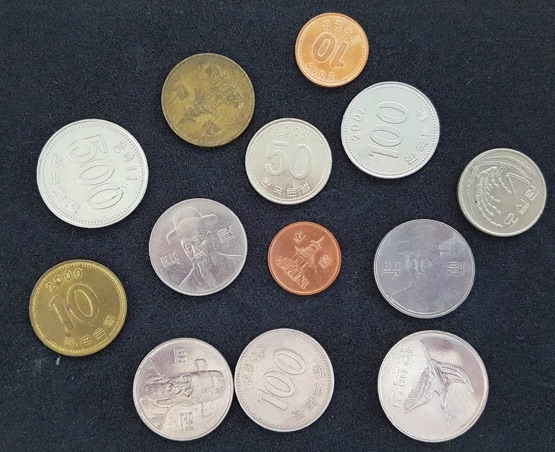
#> input picture data/coins_spread1.jpg, 555 x 452 px
$ jupyter execute --allow-errors '이진화.ipynb'   (older library calls are emulated)
#> lines starting #> are read from the running program, lines starting #| are printed output that depends on the picture; after the words box and inside, x2 and y2 are one past the last pixel; in counts of white or black regions, pixels touching at a corner belong together
## 동전 이미지추출하기

[cell 1]
#라이브러리 로딩
import cv2
import numpy as np

# 데이터 읽기
img = cv2.imread('data/coins_spread1.jpg')
#> img is the input picture: shape (452, 555, 3); mean B, G, R 97.4, 96.7, 97.4

# 그레이스케일 변환
gray = cv2.cvtColor(img, cv2.COLOR_BGR2GRAY)
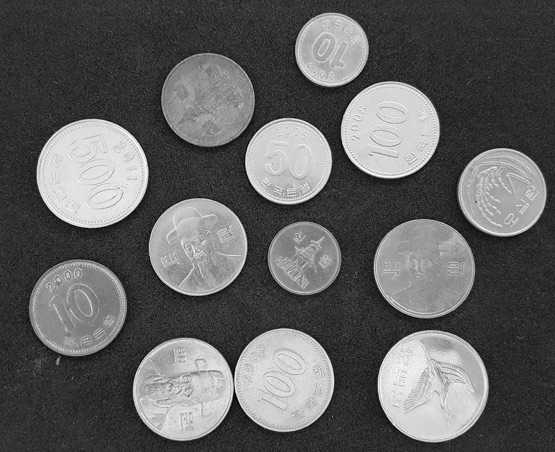
#> gray: shape (452, 555); min 1, max 255, mean 97

# 노이즈 제거를 위한 가우시안 블러
blur=cv2.GaussianBlur(gray, (3,3), 0)

# 하프원 추출 (dp=1.5, minDist=30, cany_max=200)
circles = cv2.HoughCircles(blur, cv2.HOUGH_GRADIENT, 1.5, 30, None, 200)
#> circles = 13 rows, first 8: [432.8, 386.2, 55.2], [501.8, 191.2, 43.65], [197.2, 245.2, 49.8], [182.2, 390.8, 49.65], [92.25, 173.2, 54.45], [389.2, 129.8, 48.3], [284.2, 378.8, 50.7], [77.25, 306.8, 49.35]

if circles is not None:
    circles = np.uint16(np.around(circles))
#> circles = 13 rows, first 8: [433, 386, 55], [502, 191, 44], [197, 245, 50], [182, 391, 50], [92, 173, 54], [389, 130, 48], [284, 379, 51], [77, 307, 49]
    for i in circles[0,:]:
        #원 둘레에 붉은색 원 그리기
        cv2.circle(img, (i[0], i[1]), i[2], (0,0,255), 2)

        #원 중심에 파란색 점 찍기
        cv2.circle(img, (i[0], i[1]), 2, (255, 0, 0), 5)
#> this loop made 13 passes
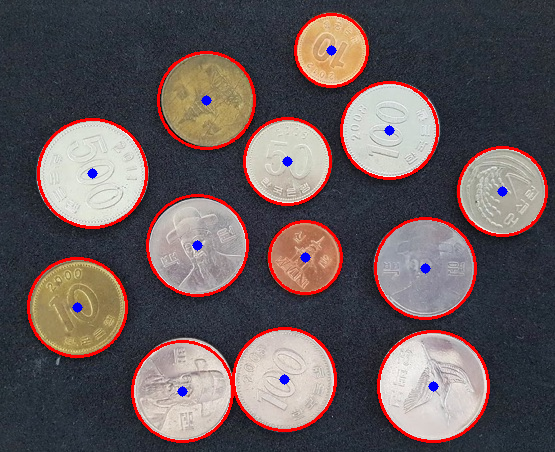
#> img: shape (452, 555, 3); 4.97% of pixels changed, all inside (x1, y1, x2, y2) = (27, 13, 548, 443)

# 화면에 출력하기

cv2.imshow('Circles', img)
cv2.waitKey()
cv2.destroyAllWindows()

# 이진 영상 처리

## 영상의 이진화

* 영상의 픽셀 값을 0 또는 255(1)로 만드는 연산

    - 배경(background) vs 객체(object)

    - 관심 영역 vs. 비관심 영역


* 그레이스케일 영상의 이진화


* 임계값 함수

```cv2.threshold(src,thresh,maxval,type,dst=None) -> retval,dst```

* 옵션

    - src : 입력 영상 . 다채널 , 8 비트 또는 32 비트 실수형
    - thresh: 사용자 지정 임계값
    - maxval
        - cv2.THRESH_BINARY 또는 cv2.THRESH_BINARY_INV 방법 사용 시 최댓값
        - 보통 255 로 지정
    - type: cv2.THRESH_ 로 시작하는 플래그. 임계값 함수 동작 지정 또는 자동 임계값 결정 방법 지정
    - retval: 사용된 임계값
    - dst : 출력 영상 . src 와 동일 크기 , 동일 타입 , 같은 채널 수


[cell 2]
import sys
import numpy as np
import cv2


src = cv2.imread('data/leaves.jpg', cv2.IMREAD_GRAYSCALE)
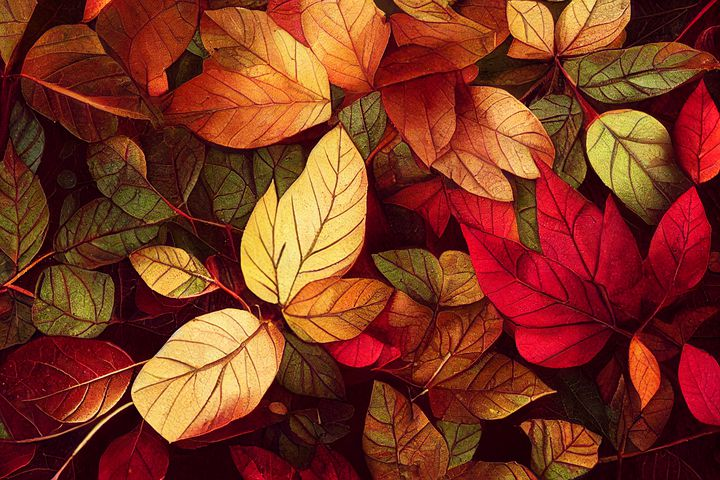
#> input picture data/leaves.jpg, 720 x 480 px
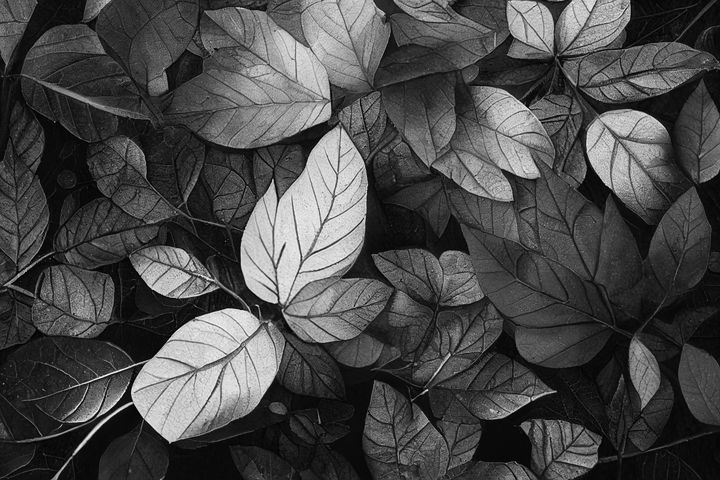
#> src: shape (480, 720); min 0, max 255, mean 73.3

if src is None:
    print('Image load failed!')
    sys.exit()

def on_threshold(pos):
    _,dst=cv2.threshold(src,pos,255,cv2.THRESH_BINARY)
    cv2.imshow('dst',dst)


cv2.imshow('src',src)
cv2.namedWindow('dst')
cv2.createTrackbar('Threshold','dst',0,255,on_threshold)
cv2.setTrackbarPos('Threshold','dst',4)
cv2.waitKey()
cv2.destroyAllWindows()

## 자동 이진화: Otsu 방법

* 임계값 자동 결정 방법

* Ostu 이진화 방법

    - 입력 영상이 배경(background)과 객체(object) 두 개로 구성되어 있다고 가정 -> Bimodal histogram
    - 임의의 임계값 T에 의해 나눠지는 두 픽셀 분포 그룹의 분산이 최소가 되는 T를 선택
    - 일종의 최적화 알고리즘 (optimization algorithm)


[cell 3]
import sys
import numpy as np
import cv2


src = cv2.imread('data/leaves.jpg', cv2.IMREAD_GRAYSCALE)

if src is None:
    print('Image load failed!')
    sys.exit()

th,dst=cv2.threshold(src,0,255,cv2.THRESH_BINARY | cv2.THRESH_OTSU)
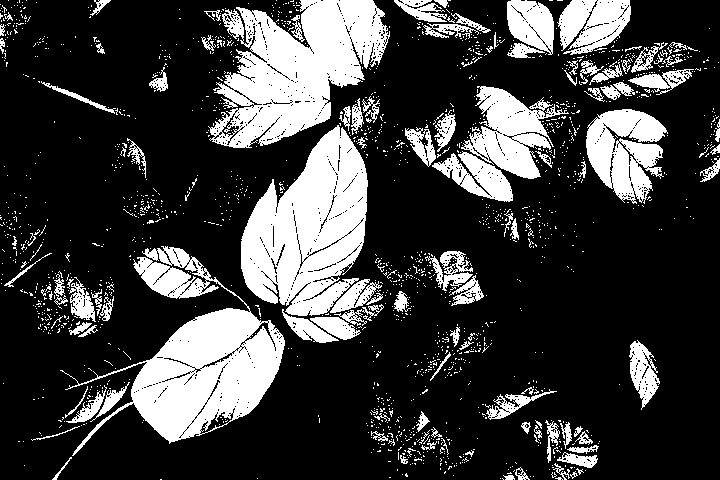
#> dst: shape (480, 720); 24.2% white; 1688 white regions (1577 under 20 px), largest, box (x1, y1, x2, y2) and area: (60, 246, 285, 456) 15969, (208, 0, 390, 148) 15460, (241, 125, 368, 316) 15104
#> th = 103
print("otsu's threshold:",th)  #131
#| otsu's threshold: 103.0

cv2.imshow('src',src)
cv2.imshow('dst',dst)
cv2.waitKey()
cv2.destroyAllWindows()

## 지역 이진화

* 균영하지 않은 조명 환경에서 촬영된 영상의 이진화


* 균일하지 않은 조명의 영향을 해결하려면?

    - 불균일한 조명 성분을 보상한 후 전역 이진화 수행


* 픽셀 주변에 작은 윈도우를 설정하여 지역 이진화 수행

    - 윈도우의 크기는?
    - 윈도우 형태는? uniform? Gaussian?
    - 윈도우를 겹칠 것인가? Overlap? Non-overlap?
    - 윈도우 안에 배경 또는 객체만 존재한다면?


[cell 4]
import sys
import numpy as np
import cv2


# 입력 영상 불러오기
src = cv2.imread('data/leaves.jpg', cv2.IMREAD_GRAYSCALE)

if src is None:
    print('Image load failed!')
    sys.exit()

#전역 이진화  by Otsu's method
_,dst1=cv2.threshold(src,0,255,cv2.THRESH_BINARY|cv2.THRESH_OTSU)

#지역 이진화 by Otsu's method
dst2=np.zeros(src.shape,np.uint8)

bw=src.shape[1]//4
bh=src.shape[0]//4

for y in range(4):
    for x in range(4):
        src_=src[y*bh:(y+1)*bh,x*bw:(x+1)*bw]
        dst_=dst2[y*bh:(y+1)*bh,x*bw:(x+1)*bw]

        #-,dst_=으로 받으면 dst_는 출력으로만 받게됨으로 위에서 받은 부분영상 정보를 잊어버린다
        #그러므로 입력이자 출력으로 받기위해서 dst_를 인자로 주었다
        # 대신 이렇게 사용하려면dst_는 src_와 크기가 꼭 같아야한다 그렇지않으면 정보를 잊어버린다
        cv2.threshold(src_,0,255,cv2.THRESH_BINARY | cv2.THRESH_OTSU,dst_)
        ''' 디버깅용
        cv2.imshow('dst2',dst2)
        cv2.waitKey()
        cv2.destroyAllWindows()
        '''
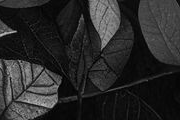
#> src_: shape (120, 180); min 0, max 193, mean 40.9

# 결과 출력
cv2.imshow('src', src)
cv2.imshow('dst1', dst1)   #전역 이진화의 결과
cv2.imshow('dst2', dst2)   #지역 이진화의 결과
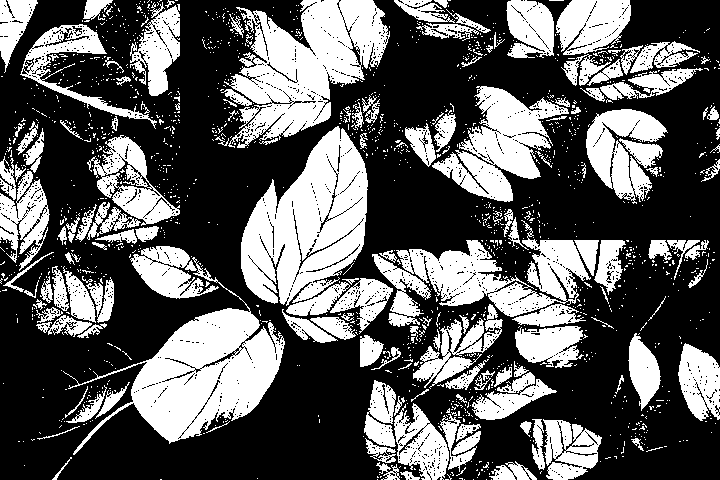
#> window 'dst2': shape (480, 720); 36.9% white; 1538 white regions (1386 under 20 px), largest, box (x1, y1, x2, y2) and area: (241, 126, 368, 306) 13683, (63, 257, 285, 455) 13351, (224, 0, 390, 148) 12884
cv2.waitKey()
cv2.destroyAllWindows()

* OpenCV 적응형 이진화

```cv2.adaptiveThreshold(src,maxValue,adaptiveMethod,thresholdType,blockSize,c,dst=None) -> dst```

* 옵션

    - src: 입력 영상 . 그레이스케일 영상
    - maxValue: 임계값 함수 최댓값 . 보통 255.
    - adaptiveMethod: 블록 평균 계산 방법 지정 . cv2.ADAPTIVE_THRESH_MEAN_C 는 산술
    - 평균 , cv2.ADAPTIVE_THRESH_GAUSSIAN_C 는 가우시안 가중치 평균
    - thresholdType : cv2.THRESH_BINARY 또는 cv2.THRESH_BINARY_INV 지정
    - blockSize : 블록 크기 3 이상의 홀수
    - C: 블록 내 평균값 또는 블록 내 가중 평균값에서 뺄 값 .
      (x, y) 픽셀의 임계값으로 𝑇(𝑥,𝑦)=𝜇𝐵(𝑥,𝑦)−𝐶를 사용

[cell 5]
import sys
import numpy as np
import cv2


src = cv2.imread('data/sudoku.jpg', cv2.IMREAD_GRAYSCALE)

#> (the rest of this cell did not finish here and is left out)

## 모폴로지: 침식과 팽창

[모폴로지 연산]

* 영상을 형태학적인 측면에서 다루는 기법
* 다양한 영상 처리 시스템에서 전처리 또는 후처리 형태로 널리 사용
* 수학적 모폴로지

* 구조 요소(Structuring element)
    - 모폴로지 연산의 결과를 결정하는 커널, 마스크, 윈도우


* 이진 영상의 침식(errosion) 연산
    - 구조 요소가 객체 영역 내부에 완전히 포함될 경우 고정점 픽셀을 255로 설정
    - 침식 연산은 객체 외각을 깍아내는 연산 --> 객체 크기는 감소 & 배경은 확대


* 이진 영상의 팽창(diliation) 연산
    - 구조 요소와 객체 영역이 한 픽셀이라도 만날 경우 고정점 픽셀을 255로 설정
    - 팽창 연산은 객체 외곽을 확대시키는 연산 -> 객체 크기는 감소 & 배경은 확대


* 실제 영상의 침식 연산 결과
    - 객체 영역(흰색)이 점점 줄어듦
    - 작은 크기의 객체(잡음) 제거 효과


* 실제 영상의 팽창 연산 결과
    - 객체 영역(흰색)이 점점 늘어남
    - 객체 내부의 홈(구멍)이 채워짐


* 모폴로지 침식 연산

```cv2.erode(src,kernel,dst=None,anchor=None,iteration=None,borderType=None,borderValue=None)```

* 옵션의미

    - src: 입력 영상
    - kernel:
        - 구조 요소 . getStructuringElement () 함수에 의해 생성 가능
        - 만약 None 을 지정하면 3x3 사각형 구성 요소를 사용
    - dst : 출력 영상 . src 와 동일한 크기와 타입
    - anchor: 고정점 위치 . 기본값(-1, -1) 을 사용하면 중앙점을 사용
    - iterations: 반복 횟수 . 기본값은 1.
    - borderType: 가장자리 픽셀 확장 방식 . 기본값은 cv2.BORDER_CONSTANT.
    - borderValue: cv2.BORDER_CONSTANT 인 경우 , 확장된 가장자리 픽셀을 채울 값

* 모폴로지 팽창 연산

```cv2.dilate(src,kernel,dst=None,anchor=None,iteration=None,borderType=None,borderValue=None)```

* 옵션의미
    - src: 입력 영상
    - kernel:
        - 구조 요소 . getStructuringElement () 함수에 의해 생성 가능
        - 만약 None 을 지정하면 3x3 사각형 구성 요소를 사용
    - dst : 출력 영상 . src 와 동일한 크기와 타입
    - anchor: 고정점 위치 . 기본값(-1, -1) 을 사용하면 중앙점을 사용
    - iterations: 반복 횟수 . 기본값은 1.
    - borderType: 가장자리 픽셀 확장 방식 . 기본값은 cv2.BORDER_CONSTANT.
    - borderValue: cv2.BORDER_CONSTANT 인 경우 , 확장된 가장자리 픽셀을 채울 값


*  모폴로지 구조 요소 (커널) 생성

``` cv2.getStructuringElement(shape,ksize,anchor=None)```


[이진 이미지의 침식과 팽창 예제]

[cell 6]
import sys
import numpy as np
import cv2


src = cv2.imread('data/leaves.jpg', cv2.IMREAD_GRAYSCALE)

if src is None:
    print('Image load failed!')
    sys.exit()

se=cv2.getStructuringElement(cv2.MORPH_RECT,(5,3))  #행렬 크기조정을 통해 끊어진 부분을 연결시키거나 할 수 있다
#> se = [[1, 1, 1, 1, 1], [1, 1, 1, 1, 1], [1, 1, 1, 1, 1]]

dst1=cv2.erode(src,se)
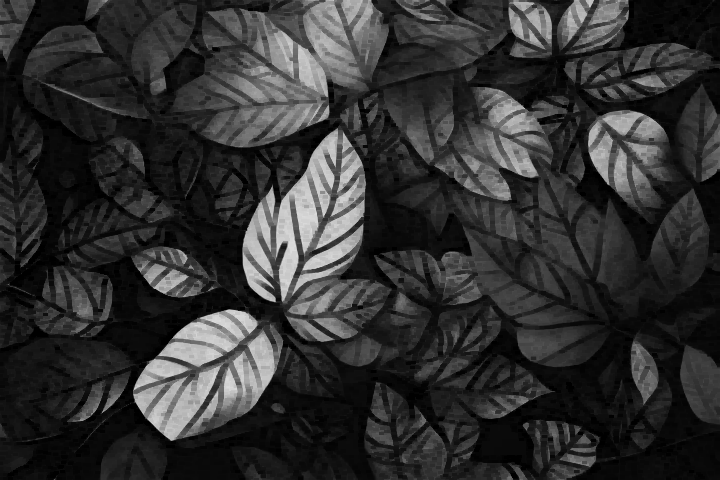
#> dst1: shape (480, 720); min 0, max 220, mean 48.6
dst2=cv2.dilate(src,None)     #단순 3x3행렬 kernel
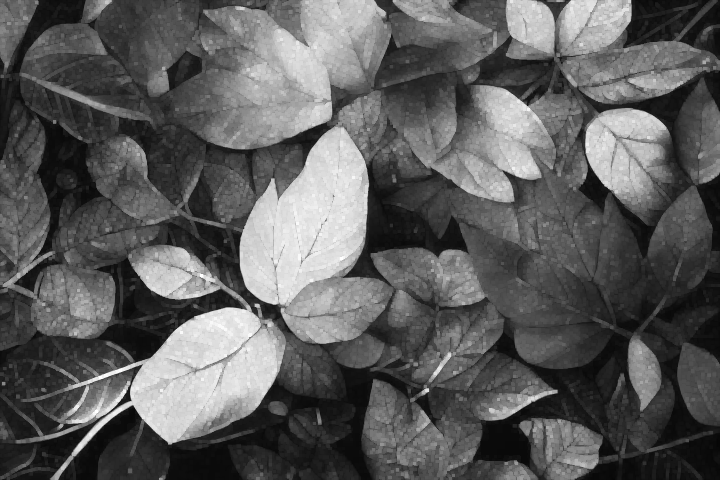
#> dst2: shape (480, 720); min 6, max 255, mean 92.6

cv2.imshow('src',src)
cv2.imshow('dst1',dst1)
cv2.imshow('dst2',dst2)
cv2.waitKey()
cv2.destroyAllWindows()

## 모폴로지: 열기와 닫기

* 이진 영상의 열기연산


* 이진 영상의 열기연산


* 범용 모폴로지 연산 함수

```cv2.morphologyEx(src,op,kernel,dst=None,anchor=None,iteration=None,borderType=None,borderValue=None)```


[열기 연산을 이용한 잡음 제거]

[cell 7]
import sys
import numpy as np
import cv2


src = cv2.imread('data/leaves.jpg', cv2.IMREAD_GRAYSCALE)

if src is None:
    print('Image load failed!')
    sys.exit()

#src영상에 지역 이진화 수행(local_th.py참고(지역이진화 구현 부분))

dst1=np.zeros(src.shape,np.uint8)

bw=src.shape[1] // 4
bh=src.shape[0] // 4

for y in range(4):
    for x in range(4):
        src_=src[y*bh : (y+1)*bh, x*bw : (x+1)*bw]
        dst_=dst1[y*bh : (y+1)*bh, x*bw : (x+1)*bw]
        cv2.threshold(src_,0,255,cv2.THRESH_BINARY | cv2.THRESH_OTSU,dst_)

cnt1,_=cv2.connectedComponents(dst1)   #영상 안에 있는 흰색 덩어리들의 개수를 return 해준다
#> cnt1 = 1539
                                       #노이즈가 정확한 갯수를 세는것을 방해한다
print('cnt1:',cnt1)
#| cnt1: 1539

dst2=cv2.morphologyEx(dst1,cv2.MORPH_OPEN,None)
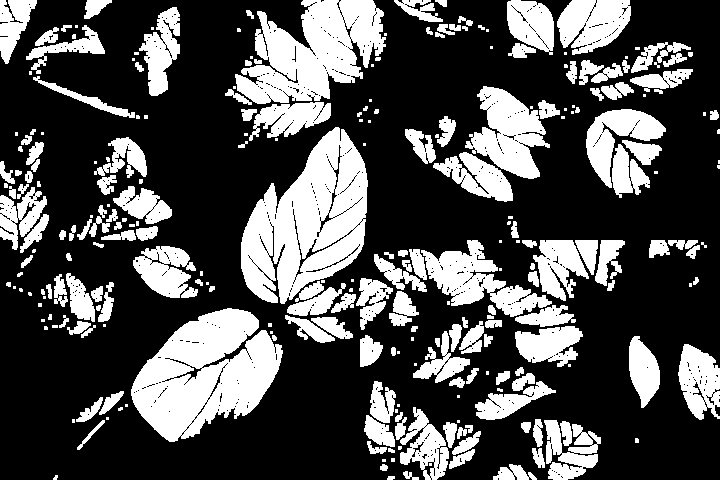
#> dst2: shape (480, 720); 31.1% white; 265 white regions (96 under 20 px), largest, box (x1, y1, x2, y2) and area: (241, 127, 368, 304) 13186, (131, 308, 283, 442) 12392, (235, 0, 386, 104) 9588
#dst2=cv2.erode(dst1,None)
#dst2=cv2.dilate(dst2,None)   #수동으로 침식-> 열기 수행 실제로 위 함수도 옆과 같은 두단계로 이루어져 있다

cnt2,_=cv2.connectedComponents(dst2)
#> cnt2 = 266
print('cnt2:',cnt2)
#| cnt2: 266
#> (the rest of the program and of its run is left out)
